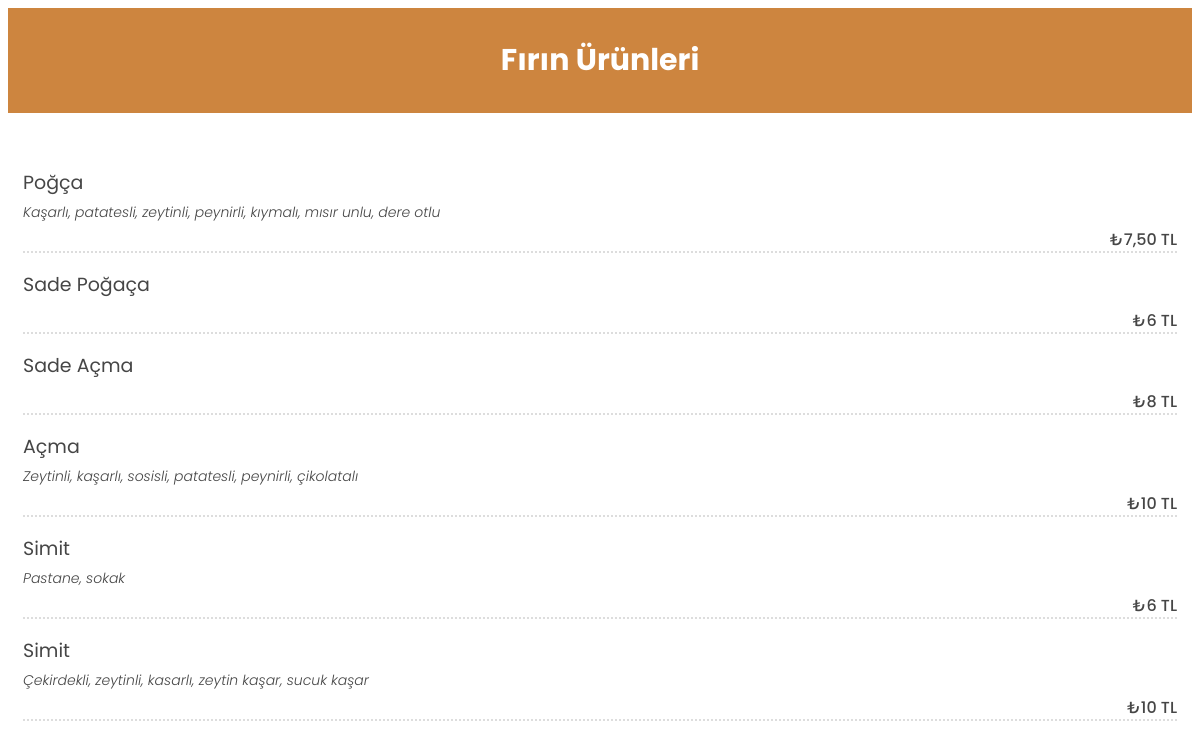
Screenshot of /firinurunleri/ with the database file from the repository.
### menu/models.py (models this page shows)
class Menu(models.Model):
    CHOICES = (
        ("FırınUrunleri", "Fırın Ürünleri"),
        ("AdetUrunleri", "Adet Ürünler"),
        ("Borek", "Börek"),
        ("Icecek", "İçecek"),
        ("Kahvalt", "Kahvaltı"),
        ("Sandvic", "Sandvic"),
        ("Meze", "Meze"),
        ("Tatlı", "Tatlı"),
        ("SerbetliTatlı", "Şerbetli Tatlı"),
    )
    productName = models.CharField(max_length=100)
    description = models.CharField(max_length=150,blank=True)
    price = models.CharField(max_length=100)
    category = models.CharField(max_length=30, choices=CHOICES)

### menu/views.py (the view)
# urls.py: path('firinurunleri/', views.Firinurunleri, name = 'Firinurunleri'),
def Firinurunleri(request):
    product = Menu.objects.filter(category="FırınUrunleri")
    context = {
        "product":product
    }
    return render(request,"Firinurunleri.html",context)

### templates/Firinurunleri.html (shortened to what this page needs)
<!DOCTYPE html>
{% load static %}
<html lang="en">
<head>
    <link rel="stylesheet" href="{% static 'style.css' %}">
</head>
<body>
    <nav style="background-color: peru;" class="nav2">Fırın Ürünleri</nav>
    {% for p in product %}
    <ul class="special-menu pb-4">
        <li>
            <div class="d-flex justify-content-start">
                <div class="menu-text align-self-center">
                    <h3>{{p.productName}}</h3>
                    <p><span>{{p.description}}</span></p>
                    <strong class="special-menu-price text-color-dark">₺{{p.price}}</strong>
                </div>
            </div>
        </li>
    </ul>
    {% endfor %}
</body>
</html>

### static/style.css (style rules this page uses)
* { font-family: 'Poppins', sans-serif; }
body { font-family: 'Poppins', sans-serif; font-size: 14px; color: #464646; font-weight: 300; }
.h1, .h2, .h3, .h4, .h5, .h6, h1, h2, h3, h4, h5, h6 { font-weight: 400; }
* { outline: 0 !important; text-decoration: none !important; }
.special-menu { list-style: none; margin: 0; padding-left: 15px; padding-right: 15px; text-align: left; }
.special-menu li { margin: 0 0 32px 0; padding: 0; clear: both; padding-bottom: 10px; }
.special-menu h3 { font-size: 19px; padding: 5px 0px 5px 0px; margin: 0; text-transform: none; }
.special-menu p { font-size: 14px; font-style: italic; margin: 0 0 0 0; position: relative; display: block; }
.special-menu p:before { border-bottom: 2px dotted #ddd; content: ""; height: 1px; left: 0%; position: absolute; bottom: -30px; width: 100%; z-index: 1; }
.special-menu .special-menu-price { display: inline-block; float: right; font-size: 16px; padding: 0 0 0 10px; position: relative; z-index: 3; margin-top: 4px; }
ul.special-menu li strong { font-weight: 500 !important; }
.nav2 { text-align: center; color: white; padding: 30px; font-weight: bold; font-size: 30px; margin-bottom: 50px }

### rows the page displays
Menu: productName "Poğça", description "Kaşarlı, patatesli, zeytinli, peynirli, kıymalı, mısır unlu, dere otlu", price "7,50 TL"
Menu: productName "Sade Poğaça", price "6 TL"
Menu: productName "Sade Açma", price "8 TL"
Menu: productName "Açma", description "Zeytinli, kaşarlı, sosisli, patatesli, peynirli, çikolatalı", price "10 TL"
Menu: productName "Simit", description "Pastane, sokak", price "6 TL"
Menu: productName "Simit", description "Çekirdekli, zeytinli, kasarlı, zeytin kaşar, sucuk kaşar", price "10 TL"
